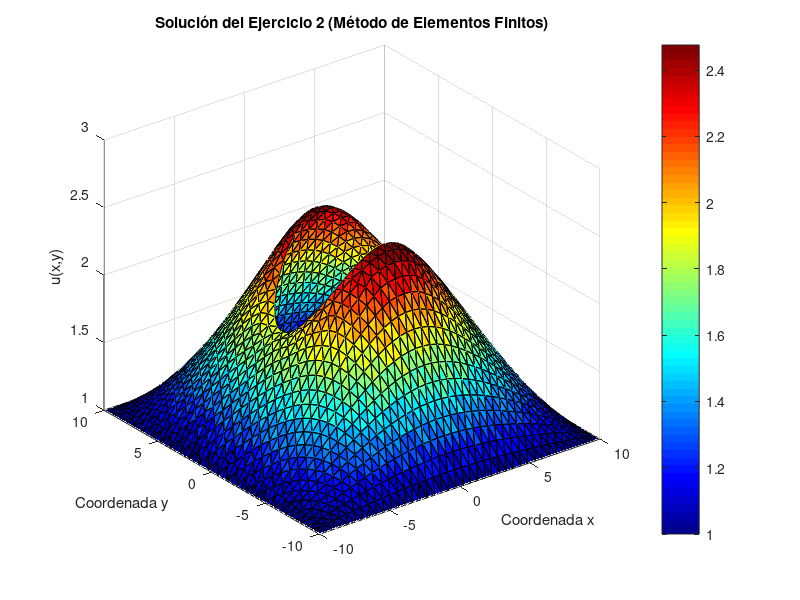

Write MATLAB code to recreate this figure.
% -------------------------------------------------------------------------
% SCRIPT PRINCIPAL PRACTICA 3 Ejercicio 2
% -------------------------------------------------------------------------
% Método de Elementos Finitos lineales (P1)
% Dominio: cuadrado con agujero elíptico
% Ecuación: -div(k(x,y) * grad(u)) = f(x,y)
% Contorno: u=h en Gamma_D (cuadrado), -k*du/dn=q en Gamma_N (elipse)
% -------------------------------------------------------------------------

clear; close all; clc;
load("DatosEj2.mat")

% =========================================================================
%% 1. DEFINICIÓN DE DATOS DEL PROBLEMA
% =========================================================================

k = @(x,y) 1+ x.^2+ y.^2;     % Coeficiente de difusión
f = @(x,y) 4 ;                % Término fuente
h = @(x,y) 1;                 % Condición de Dirichlet (en el borde)
q = @(x,y) 0;                 % Condición de Neumann

% Función para calcular el baricentro de un triángulo
baricentro = @(v1, v2, v3) [(v1(1)+v2(1)+v3(1))/3, (v1(2)+v2(2)+v3(2))/3];

vertices = p;      % Coordenadas de los nodos (N x 2)
D = t;             % Matriz de los elementos 

N = size(p, 1);    % Número total de nodos
M = size(D, 1);    % Número total de triángulos

% Inicializar matriz de rigidez A y vector de carga L
A = zeros(N,N); 
L = zeros (N,1); 

aristas_Nm = NeumannEdges; 

% Gradiente de las funciones de forma de referencia 
gradiente_phi_estrella = [-1 -1; 1 0; 0 1];


% =========================================================
%% 2. ENSAMBLAJE DE MATRIZ A Y VECTOR L
% =========================================================

for m = 1: M
    % --- Nodos del elemento m ---
    indices_locales = D(m, :);
    indice_v1 = indices_locales(1);
    indice_v2 = indices_locales(2);
    indice_v3 = indices_locales(3);
    
    % --- Coordenadas de los vértices ---
    v1 = vertices(indice_v1, :);
    v2 = vertices(indice_v2, :);
    v3 = vertices(indice_v3, :);
   
    % --- Baricentro y área ---
     coords = baricentro(v1,v2,v3);  
     x_0 = coords(1);   % Asigna la primera componente (x)
     y_0 = coords(2);   % Asigna la segunda componente (y)
     
     P = [v1; v2; v3];
     grad_F = P'* gradiente_phi_estrella;  
     T = abs(det(grad_F))/2; % Área del triángulo
     
    % --- Gradientes de las funciones base ---
     grad_phi = gradiente_phi_estrella / grad_F; 
     R = grad_phi * grad_phi'; 
     
     % Ensamblaje de A (usando la aproximación del baricentro)
     A_contrib = abs(T)*k(x_0,y_0)* R;
     A(indice_v1, indice_v1) = A(indice_v1, indice_v1) + A_contrib(1,1);
     A(indice_v1, indice_v2) = A(indice_v1, indice_v2) + A_contrib(1,2);
     A(indice_v1, indice_v3) = A(indice_v1, indice_v3) + A_contrib(1,3);
     A(indice_v2, indice_v1) = A(indice_v2, indice_v1) + A_contrib(2,1);
     A(indice_v2, indice_v2) = A(indice_v2, indice_v2) + A_contrib(2,2);
     A(indice_v2, indice_v3) = A(indice_v2, indice_v3) + A_contrib(2,3);
     A(indice_v3, indice_v1) = A(indice_v3, indice_v1) + A_contrib(3,1);
     A(indice_v3, indice_v2) = A(indice_v3, indice_v2) + A_contrib(3,2);
     A(indice_v3, indice_v3) = A(indice_v3, indice_v3) + A_contrib(3,3);
     

     % Ensamblaje de L (usando la aproximación de la función f en los vértices)
     L(indice_v1) =  L(indice_v1) + (T / 3 )* f(v1(1), v1(2));
     L(indice_v2) =  L(indice_v2) + (T / 3 )* f(v2(1), v2(2));
     L(indice_v3) =  L(indice_v3) + (T / 3 )* f(v3(1), v3(2));

end 

for j = 1:length(aristas_Nm)  % Itera sobre cada arista en el contorno de Neumann (elipse).

         indice_v1 = aristas_Nm(j,1); % Índice global del primer nodo (v1) de la arista.
         v1 = vertices(indice_v1, :);
         x_1 = v1(1);
         y_1 = v1(2);
         
         indice_v2 = aristas_Nm(j,2); % Índice global del segundo nodo (v2) de la arista.
         v2 = vertices(indice_v2, :);
         x_2 = v2(1);   
         y_2 = v2(2);   

         % Calcula el vector de la arista.
         resta = v1 - v2;  
       
         %Contribución al vector L 
         L(indice_v1) = L(indice_v1) - q(x_1,y_1)*norm(resta)/2;
         L(indice_v2) = L(indice_v2) - q(x_2,y_2)*norm(resta)/2; 
end 


% =========================================================================
%% 3. APLICACIÓN DE CONDICIONES DIRICHLET Y RESOLUCIÓN
% =========================================================================

Dirichlet_Nodos = DirichletNodes;
All_Nodos = 1:N; 
Nodos_libres = setdiff(All_Nodos, Dirichlet_Nodos);

% Construir el Sistema Reducido 
A_bar = A(Nodos_libres, Nodos_libres); 
L_bar = L(Nodos_libres); 

% Submatriz A_{libres, Dirichlet}
A_libres_dirichlet = A(Nodos_libres, Dirichlet_Nodos);

% Evaluar h en nodos de contorno
x_d = vertices(Dirichlet_Nodos,1);
y_d = vertices(Dirichlet_Nodos,2);
u_D_scalar = h(x_d, y_d);
u_D_vector = ones(length(Dirichlet_Nodos), 1) * u_D_scalar;

% Restar la contribución de Dirichlet: {L} = L_{libres} - A_{libres,Dirichlet} * u_D
L_bar = L_bar - A_libres_dirichlet * u_D_vector;

% Resolver el Sistema Lineal
U_bar = A_bar \ L_bar; 

% Reconstruir la Solución Completa U 
U = zeros(N, 1); 
U(Nodos_libres) = U_bar(:); 
U(Dirichlet_Nodos) = u_D_vector; 


% =========================================================================
%% 4. VISUALIZACIÓN 3D 
% =========================================================================

figure; 
trisurf(D, vertices(:,1), vertices(:,2), U);
title('Solución del Ejercicio 2 (Método de Elementos Finitos)');
xlabel('Coordenada x');
ylabel('Coordenada y');
zlabel('u(x,y)');
view(3); 
colorbar;   
colormap jet;
